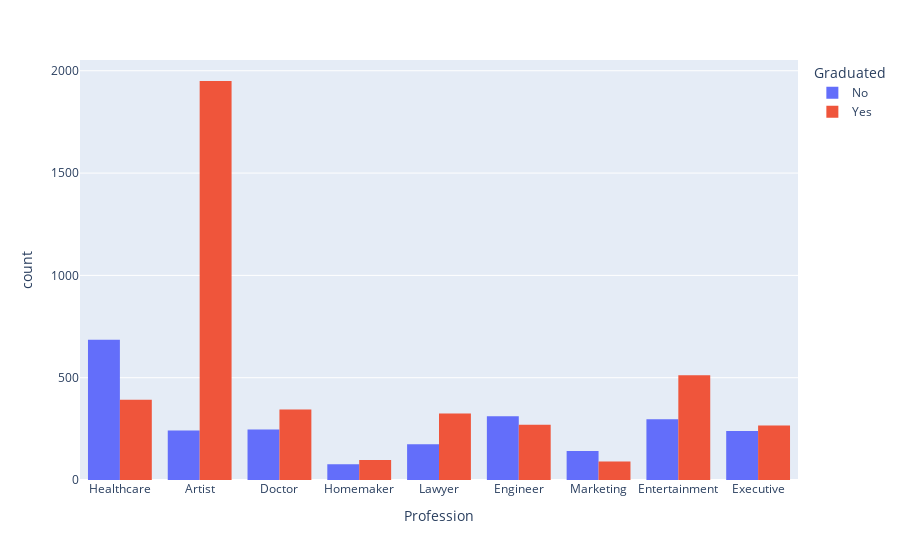

Notebook code for this chart:
### Code cell
fig = px.histogram(z, x='Profession', color='Graduated', barmode='group')

fig.show()

### Figure 1 — Plotly figure (JSON) as saved in the notebook; plotly's stock layout.template omitted (floating-point values rounded to 4 significant figures; data arrays with more than 128 entries replaced by an {"elided": "..."} marker saying what was removed)
{"data": [{"alignmentgroup": "True", "bingroup": "x", "hovertemplate": "Graduated=No<br>Profession=%{x}<br>count=%{y}<extra></extra>", "legendgroup": "No", "marker": {"color": "#636efa", "pattern": {"shape": ""}}, "name": "No", "offsetgroup": "No", "orientation": "v", "showlegend": true, "type": "histogram", "x": {"elided": "2416 str values"}, "xaxis": "x", "yaxis": "y"}, {"alignmentgroup": "True", "bingroup": "x", "hovertemplate": "Graduated=Yes<br>Profession=%{x}<br>count=%{y}<extra></extra>", "legendgroup": "Yes", "marker": {"color": "#EF553B", "pattern": {"shape": ""}}, "name": "Yes", "offsetgroup": "Yes", "orientation": "v", "showlegend": true, "type": "histogram", "x": {"elided": "4249 str values"}, "xaxis": "x", "yaxis": "y"}], "layout": {"barmode": "group", "legend": {"title": {"text": "Graduated"}, "tracegroupgap": 0}, "margin": {"t": 60}, "xaxis": {"anchor": "y", "domain": [0, 1], "title": {"text": "Profession"}}, "yaxis": {"anchor": "x", "domain": [0, 1], "title": {"text": "count"}}}}
